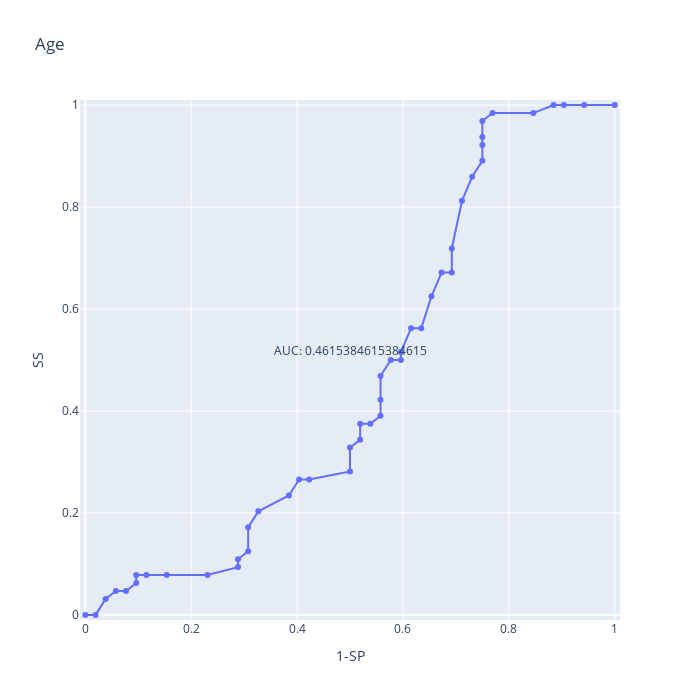
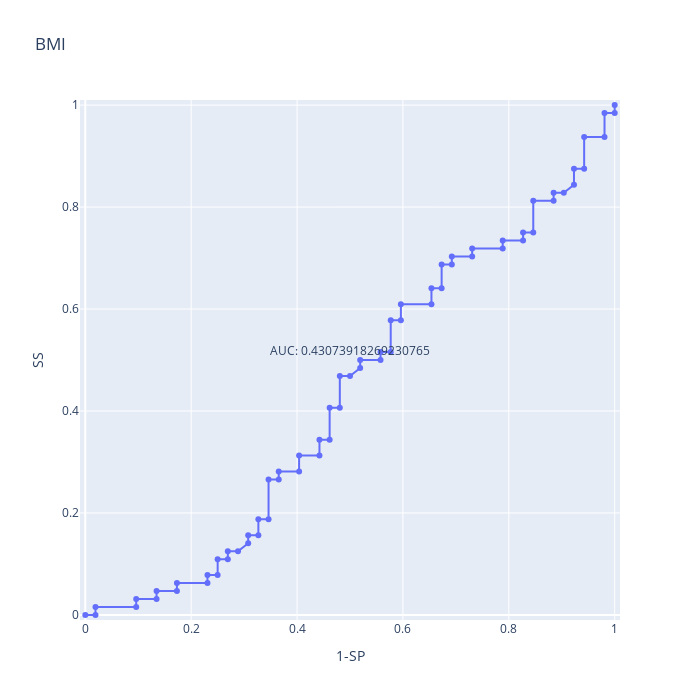
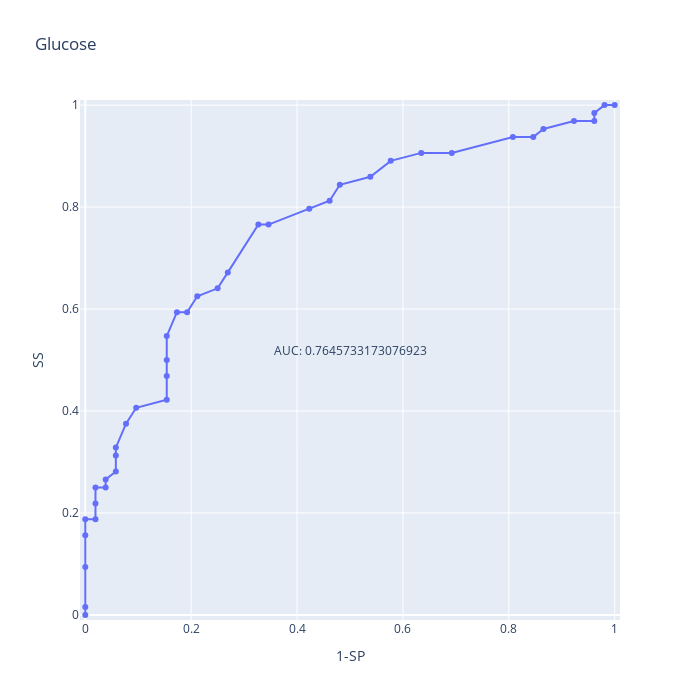
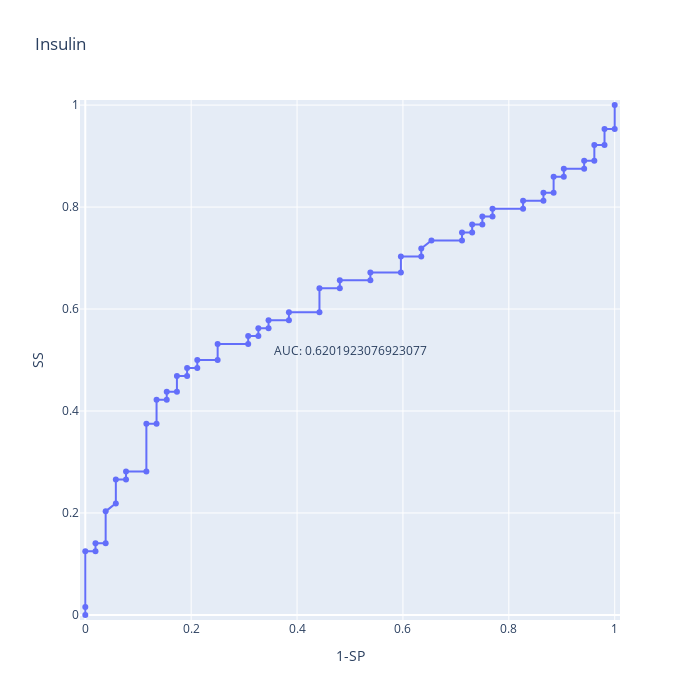

The cell these charts' notebook holds for them, in order:
### Markdown cell above
### Receiver Operator Characteristics (ROC) ###
O ROC tem como função saber que features são as mais discriminadoras entre os classificadores. Neste caso, refere quais features discriminam mais entre pacientes com cancro e pacientes saudáveis. 

Analisando os gráficos, a feature glucose apresenta ser a mais discriminadora, o que significa que é a característica que permite identificar os pacientes com uma maior precisão.

### Code cell
import numpy as np
from sklearn.metrics import roc_curve, auc

# Find the indexes where de class samples are located
ixHealthy = np.where(y_train == 1)[0]
ixCancer = np.where(y_train == 2)[0]

ixHasOrNot=np.concatenate((ixHealthy,ixCancer))
y=y_train.to_numpy()[ixHasOrNot]


roc_auc=np.zeros(columns.shape)
i=0
for f in columns: #Go along features
    fpr, tpr, _= roc_curve(y,X_train[f].to_numpy()[ixHasOrNot],pos_label=2)
    
    figR = go.Figure()
    figR.add_scatter(x=fpr, y=tpr,mode='lines+markers')
    figR.update_layout(autosize=False,width=700,height=700,title=dict(text=f))
    figR.update_xaxes(title_text="1-SP",range=[-0.01, 1.01])
    figR.update_yaxes(title_text="SS",range=[-0.01, 1.01])
    

    roc_auc[i] = auc(fpr, tpr)#Compute area under the ROC curve
    
    figR.add_annotation(x=0.5, y=0.5,
            text="AUC: "+str(roc_auc[i]),
            showarrow=False,
            yshift=10)
    figR.show()
    i=i+1

### Figure 1 — Plotly figure (JSON) as saved in the notebook; plotly's stock layout.template omitted (floating-point values rounded to 4 significant figures)
{"data": [{"mode": "lines+markers", "type": "scatter", "x": [0.0, 0.01923, 0.03846, 0.05769, 0.07692, 0.09615, 0.09615, 0.1154, 0.1538, 0.2308, 0.2885, 0.2885, 0.3077, 0.3077, 0.3269, 0.3846, 0.4038, 0.4231, 0.5, 0.5, 0.5192, 0.5192, 0.5385, 0.5577, 0.5577, 0.5577, 0.5769, 0.5962, 0.5962, 0.6154, 0.6346, 0.6538, 0.6731, 0.6923, 0.6923, 0.7115, 0.7308, 0.75, 0.75, 0.75, 0.75, 0.7692, 0.8462, 0.8846, 0.9038, 0.9423, 1.0], "y": [0.0, 0.0, 0.03125, 0.04688, 0.04688, 0.0625, 0.07812, 0.07812, 0.07812, 0.07812, 0.09375, 0.1094, 0.125, 0.1719, 0.2031, 0.2344, 0.2656, 0.2656, 0.2812, 0.3281, 0.3438, 0.375, 0.375, 0.3906, 0.4219, 0.4688, 0.5, 0.5, 0.5156, 0.5625, 0.5625, 0.625, 0.6719, 0.6719, 0.7188, 0.8125, 0.8594, 0.8906, 0.9219, 0.9375, 0.9688, 0.9844, 0.9844, 1.0, 1.0, 1.0, 1.0]}], "layout": {"annotations": [{"showarrow": false, "text": "AUC: 0.4615384615384615", "x": 0.5, "y": 0.5, "yshift": 10}], "autosize": false, "height": 700, "title": {"text": "Age"}, "width": 700, "xaxis": {"range": [-0.01, 1.01], "title": {"text": "1-SP"}}, "yaxis": {"range": [-0.01, 1.01], "title": {"text": "SS"}}}}

### Figure 2 — Plotly figure (JSON) as saved in the notebook; plotly's stock layout.template omitted (floating-point values rounded to 4 significant figures)
{"data": [{"mode": "lines+markers", "type": "scatter", "x": [0.0, 0.01923, 0.01923, 0.09615, 0.09615, 0.1346, 0.1346, 0.1731, 0.1731, 0.2308, 0.2308, 0.25, 0.25, 0.2692, 0.2692, 0.2885, 0.3077, 0.3077, 0.3269, 0.3269, 0.3462, 0.3462, 0.3654, 0.3654, 0.4038, 0.4038, 0.4423, 0.4423, 0.4615, 0.4615, 0.4808, 0.4808, 0.5, 0.5192, 0.5192, 0.5577, 0.5577, 0.5769, 0.5769, 0.5962, 0.5962, 0.6538, 0.6538, 0.6731, 0.6731, 0.6923, 0.6923, 0.7308, 0.7308, 0.7885, 0.7885, 0.8269, 0.8269, 0.8462, 0.8462, 0.8846, 0.8846, 0.9038, 0.9231, 0.9231, 0.9423, 0.9423, 0.9808, 0.9808, 1.0, 1.0], "y": [0.0, 0.0, 0.01562, 0.01562, 0.03125, 0.03125, 0.04688, 0.04688, 0.0625, 0.0625, 0.07812, 0.07812, 0.1094, 0.1094, 0.125, 0.125, 0.1406, 0.1562, 0.1562, 0.1875, 0.1875, 0.2656, 0.2656, 0.2812, 0.2812, 0.3125, 0.3125, 0.3438, 0.3438, 0.4062, 0.4062, 0.4688, 0.4688, 0.4844, 0.5, 0.5, 0.5156, 0.5156, 0.5781, 0.5781, 0.6094, 0.6094, 0.6406, 0.6406, 0.6875, 0.6875, 0.7031, 0.7031, 0.7188, 0.7188, 0.7344, 0.7344, 0.75, 0.75, 0.8125, 0.8125, 0.8281, 0.8281, 0.8438, 0.875, 0.875, 0.9375, 0.9375, 0.9844, 0.9844, 1.0]}], "layout": {"annotations": [{"showarrow": false, "text": "AUC: 0.43073918269230765", "x": 0.5, "y": 0.5, "yshift": 10}], "autosize": false, "height": 700, "title": {"text": "BMI"}, "width": 700, "xaxis": {"range": [-0.01, 1.01], "title": {"text": "1-SP"}}, "yaxis": {"range": [-0.01, 1.01], "title": {"text": "SS"}}}}

### Figure 3 — Plotly figure (JSON) as saved in the notebook; plotly's stock layout.template omitted (floating-point values rounded to 4 significant figures)
{"data": [{"mode": "lines+markers", "type": "scatter", "x": [0.0, 0.0, 0.0, 0.0, 0.0, 0.01923, 0.01923, 0.01923, 0.03846, 0.03846, 0.05769, 0.05769, 0.05769, 0.07692, 0.09615, 0.1538, 0.1538, 0.1538, 0.1538, 0.1731, 0.1923, 0.2115, 0.25, 0.2692, 0.3269, 0.3462, 0.4231, 0.4615, 0.4808, 0.5385, 0.5769, 0.6346, 0.6923, 0.8077, 0.8462, 0.8654, 0.9231, 0.9615, 0.9615, 0.9808, 1.0], "y": [0.0, 0.01562, 0.09375, 0.1562, 0.1875, 0.1875, 0.2188, 0.25, 0.25, 0.2656, 0.2812, 0.3125, 0.3281, 0.375, 0.4062, 0.4219, 0.4688, 0.5, 0.5469, 0.5938, 0.5938, 0.625, 0.6406, 0.6719, 0.7656, 0.7656, 0.7969, 0.8125, 0.8438, 0.8594, 0.8906, 0.9062, 0.9062, 0.9375, 0.9375, 0.9531, 0.9688, 0.9688, 0.9844, 1.0, 1.0]}], "layout": {"annotations": [{"showarrow": false, "text": "AUC: 0.7645733173076923", "x": 0.5, "y": 0.5, "yshift": 10}], "autosize": false, "height": 700, "title": {"text": "Glucose"}, "width": 700, "xaxis": {"range": [-0.01, 1.01], "title": {"text": "1-SP"}}, "yaxis": {"range": [-0.01, 1.01], "title": {"text": "SS"}}}}

### Figure 4 — Plotly figure (JSON) as saved in the notebook; plotly's stock layout.template omitted (floating-point values rounded to 4 significant figures)
{"data": [{"mode": "lines+markers", "type": "scatter", "x": [0.0, 0.0, 0.0, 0.01923, 0.01923, 0.03846, 0.03846, 0.05769, 0.05769, 0.07692, 0.07692, 0.1154, 0.1154, 0.1346, 0.1346, 0.1538, 0.1538, 0.1731, 0.1731, 0.1923, 0.1923, 0.2115, 0.2115, 0.25, 0.25, 0.3077, 0.3077, 0.3269, 0.3269, 0.3462, 0.3462, 0.3846, 0.3846, 0.4423, 0.4423, 0.4808, 0.4808, 0.5385, 0.5385, 0.5962, 0.5962, 0.6346, 0.6346, 0.6538, 0.7115, 0.7115, 0.7308, 0.7308, 0.75, 0.75, 0.7692, 0.7692, 0.8269, 0.8269, 0.8654, 0.8654, 0.8846, 0.8846, 0.9038, 0.9038, 0.9423, 0.9423, 0.9615, 0.9615, 0.9808, 0.9808, 1.0, 1.0], "y": [0.0, 0.01562, 0.125, 0.125, 0.1406, 0.1406, 0.2031, 0.2188, 0.2656, 0.2656, 0.2812, 0.2812, 0.375, 0.375, 0.4219, 0.4219, 0.4375, 0.4375, 0.4688, 0.4688, 0.4844, 0.4844, 0.5, 0.5, 0.5312, 0.5312, 0.5469, 0.5469, 0.5625, 0.5625, 0.5781, 0.5781, 0.5938, 0.5938, 0.6406, 0.6406, 0.6562, 0.6562, 0.6719, 0.6719, 0.7031, 0.7031, 0.7188, 0.7344, 0.7344, 0.75, 0.75, 0.7656, 0.7656, 0.7812, 0.7812, 0.7969, 0.7969, 0.8125, 0.8125, 0.8281, 0.8281, 0.8594, 0.8594, 0.875, 0.875, 0.8906, 0.8906, 0.9219, 0.9219, 0.9531, 0.9531, 1.0]}], "layout": {"annotations": [{"showarrow": false, "text": "AUC: 0.6201923076923077", "x": 0.5, "y": 0.5, "yshift": 10}], "autosize": false, "height": 700, "title": {"text": "Insulin"}, "width": 700, "xaxis": {"range": [-0.01, 1.01], "title": {"text": "1-SP"}}, "yaxis": {"range": [-0.01, 1.01], "title": {"text": "SS"}}}}
